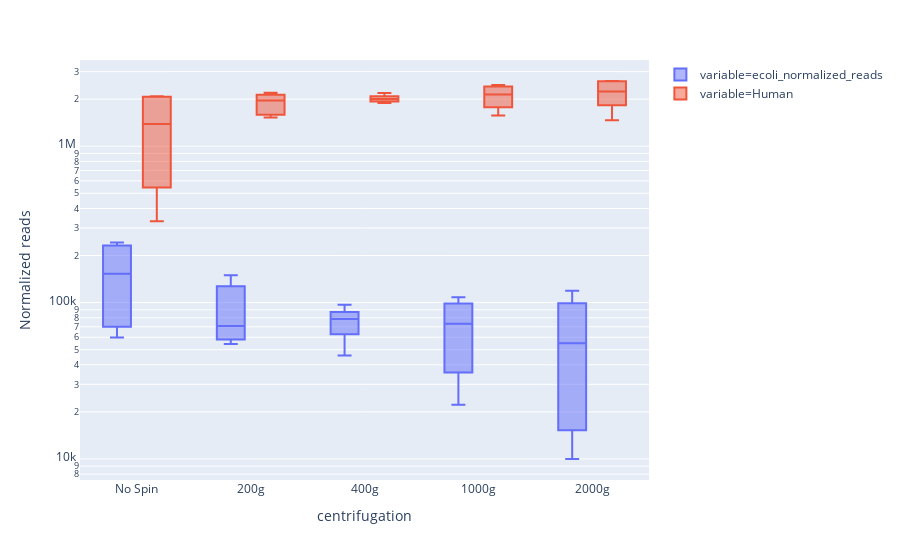

Here is the notebook cell this chart was saved with:
### Code cell
fig = px.box(merged_melt, x='centrifugation', y='Normalized reads', color='variable', log_y=True)
fig.show()

### Figure 1 — Plotly figure (JSON) as saved in the notebook; plotly's stock layout.template omitted (floating-point values rounded to 4 significant figures)
{"data": [{"alignmentgroup": "True", "hoverlabel": {"namelength": 0}, "hovertemplate": "variable=ecoli_normalized_reads<br>centrifugation=%{x}<br>Normalized reads=%{y}", "legendgroup": "variable=ecoli_normalized_reads", "marker": {"color": "#636efa"}, "name": "variable=ecoli_normalized_reads", "notched": false, "offsetgroup": "variable=ecoli_normalized_reads", "orientation": "v", "showlegend": true, "type": "box", "x": ["No Spin", "No Spin", "No Spin", "No Spin", "No Spin", "No Spin", "No Spin", "No Spin", "200g", "200g", "200g", "200g", "200g", "200g", "200g", "200g", "400g", "400g", "400g", "400g", "400g", "400g", "400g", "400g", "1000g", "1000g", "1000g", "1000g", "1000g", "1000g", "1000g", "1000g", "2000g", "2000g", "2000g", "2000g", "2000g", "2000g", "2000g", "2000g"], "x0": " ", "xaxis": "x", "y": [61060.0, 59750.0, 85500.0, 79060.0, 220700.0, 221400.0, 242300.0, 242200.0, 54360.0, 57870.0, 58140.0, 60510.0, 105000.0, 81200.0, 149300.0, 149300.0, 77920.0, 75130.0, 82970.0, 79240.0, 50420.0, 45890.0, 91180.0, 96910.0, 108200.0, 97650.0, 94340.0, 99790.0, 22210.0, 24380.0, 52250.0, 47130.0, 118900.0, 90440.0, 98660.0, 99150.0, 9993.0, 11280.0, 19270.0, 19590.0], "y0": " ", "yaxis": "y"}, {"alignmentgroup": "True", "hoverlabel": {"namelength": 0}, "hovertemplate": "variable=Human<br>centrifugation=%{x}<br>Normalized reads=%{y}", "legendgroup": "variable=Human", "marker": {"color": "#EF553B"}, "name": "variable=Human", "notched": false, "offsetgroup": "variable=Human", "orientation": "v", "showlegend": true, "type": "box", "x": ["No Spin", "No Spin", "No Spin", "No Spin", "No Spin", "No Spin", "No Spin", "No Spin", "200g", "200g", "200g", "200g", "200g", "200g", "200g", "200g", "400g", "400g", "400g", "400g", "400g", "400g", "400g", "400g", "1000g", "1000g", "1000g", "1000g", "1000g", "1000g", "1000g", "1000g", "2000g", "2000g", "2000g", "2000g", "2000g", "2000g", "2000g", "2000g"], "x0": " ", "xaxis": "x", "y": [2071000.0, 2076000.0, 2009000.0, 2084000.0, 331100.0, 361200.0, 729200.0, 764600.0, 2091000.0, 2088000.0, 2199000.0, 2184000.0, 1604000.0, 1833000.0, 1527000.0, 1569000.0, 1908000.0, 1893000.0, 1992000.0, 2013000.0, 2153000.0, 2190000.0, 2019000.0, 1962000.0, 1572000.0, 1671000.0, 1911000.0, 1881000.0, 2459000.0, 2446000.0, 2371000.0, 2369000.0, 1465000.0, 1783000.0, 1878000.0, 1891000.0, 2595000.0, 2613000.0, 2579000.0, 2609000.0], "y0": " ", "yaxis": "y"}], "layout": {"autosize": true, "boxmode": "group", "legend": {"tracegroupgap": 0}, "margin": {"t": 60}, "xaxis": {"anchor": "y", "autorange": true, "domain": [0, 1], "range": [-0.5, 4.5], "title": {"text": "centrifugation"}, "type": "category"}, "yaxis": {"anchor": "x", "autorange": true, "domain": [0, 1], "range": [3.865, 6.551], "title": {"text": "Normalized reads"}, "type": "log"}}}
